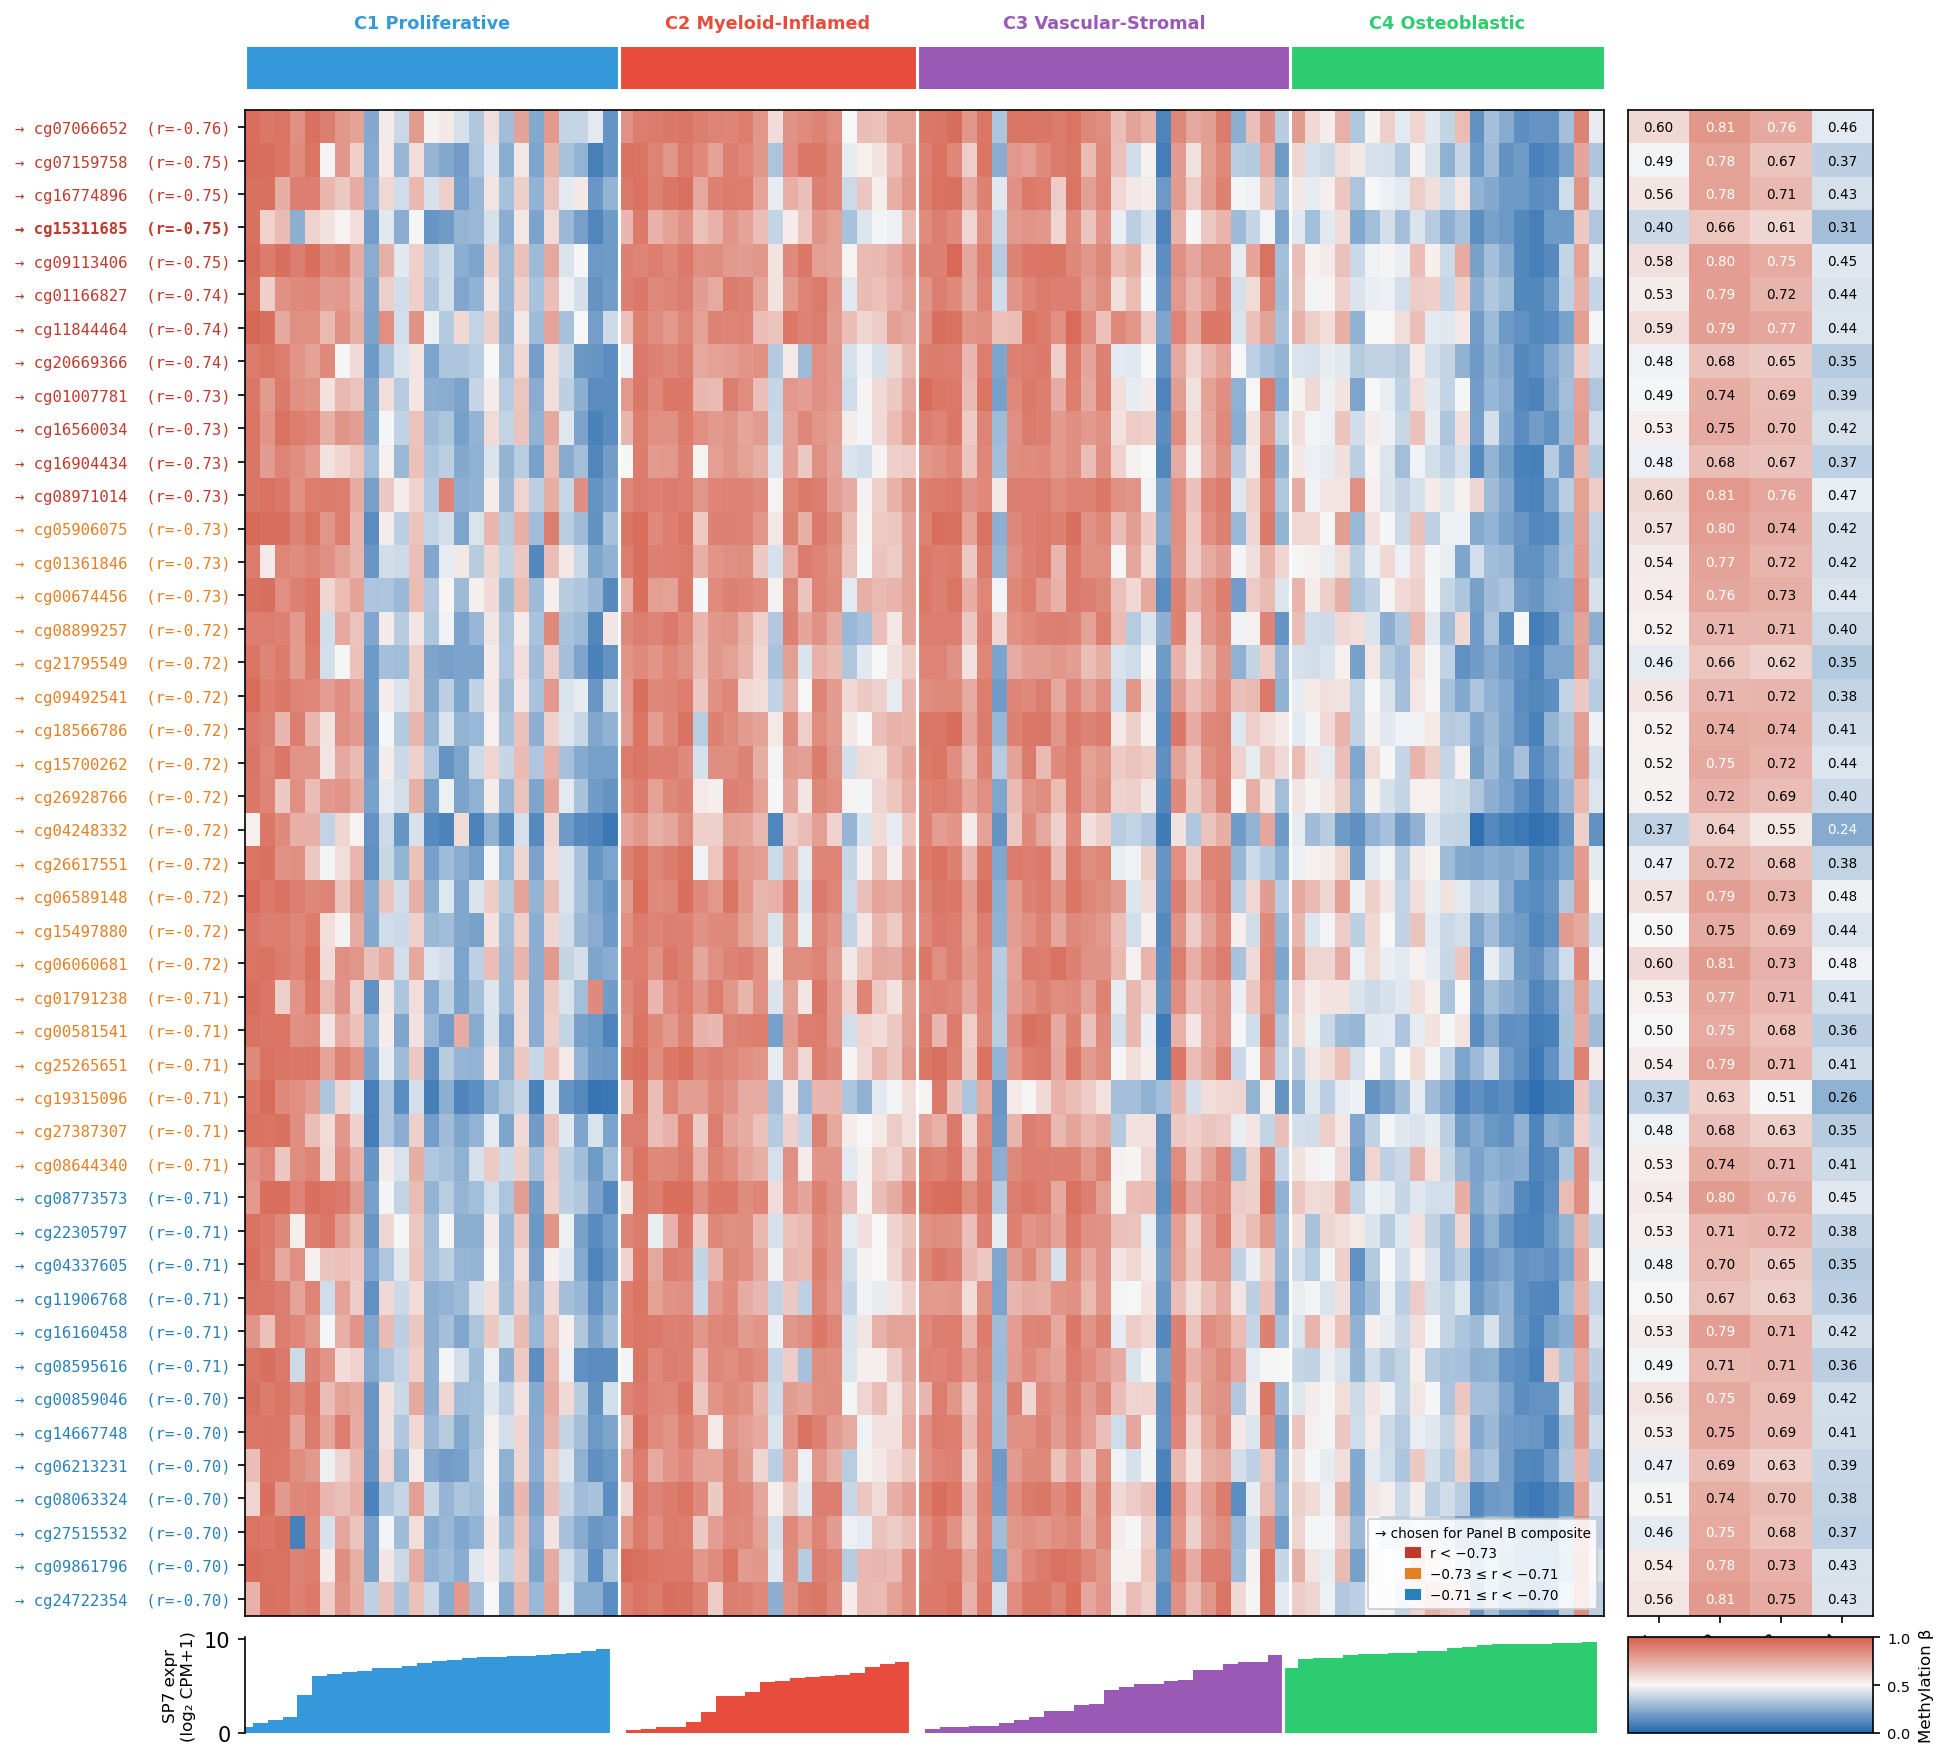

Write the Python code that produced this figure.
"""
SP7 promoter methylation landscape — SGH-OS cohort (Jia et al. 2022)
Heatmap of the top CpGs anti-correlated with SP7 expression,
samples sorted by cluster (C1→C4), with per-CpG Spearman r annotation.

Run from repo root:
    conda run -n biodiscoverygym python analysis/sp7_promoter_landscape.py
"""

import numpy as np
import pandas as pd
import matplotlib.pyplot as plt
import matplotlib.gridspec as gridspec
from matplotlib.colors import LinearSegmentedColormap
from scipy.stats import spearmanr

# ── paths ──────────────────────────────────────────────────────────────────
RAW_DIR = "data/external/os_jia2022"
OUT     = "analysis/sp7_promoter_landscape.png"
R_CUTOFF = -0.70          # keep only CpGs with r < this threshold

# ── load ───────────────────────────────────────────────────────────────────
meth = pd.read_parquet(f"{RAW_DIR}/methylation.parquet")
expr = pd.read_parquet(f"{RAW_DIR}/expression.parquet")
clin = pd.read_csv(f"{RAW_DIR}/OS_clinical.tsv", sep="\t", index_col=0)

common = meth.index.intersection(expr.index).intersection(clin.index)
meth, expr, clin = meth.loc[common], expr.loc[common], clin.loc[common]
sp7 = expr["SP7"].values

# ── find top SP7-correlated CpGs ───────────────────────────────────────────
corrs = {cpg: spearmanr(meth[cpg].values, sp7) for cpg in meth.columns}
cpg_df = pd.DataFrame(
    [(cpg, v.statistic, v.pvalue) for cpg, v in corrs.items()],
    columns=["cpg", "r", "p"]
).sort_values("r")

top_cpgs = cpg_df[cpg_df["r"] < R_CUTOFF]["cpg"].tolist()
print(f"CpGs with r < {R_CUTOFF}: {len(top_cpgs)}")

# ── sort samples: C1 → C4, within cluster by SP7 expression ───────────────
CLUSTER_ORDER = [1, 2, 3, 4]
CLUSTER_MAP   = {1: "C1 Proliferative", 2: "C2 Myeloid-Inflamed",
                 3: "C3 Vascular-Stromal", 4: "C4 Osteoblastic"}
COLOURS       = {1: "#3498db", 2: "#e74c3c", 3: "#9b59b6", 4: "#2ecc71"}

sample_order = []
for c in CLUSTER_ORDER:
    idx = clin[clin["mrna_cluster"] == c].index
    idx_sorted = idx[np.argsort(expr.loc[idx, "SP7"].values)]
    sample_order.extend(idx_sorted.tolist())

# ── build heatmap matrix ───────────────────────────────────────────────────
heatmap = meth.loc[sample_order, top_cpgs].T   # CpGs × samples

# ── per-CpG cluster means for annotation ──────────────────────────────────
cluster_means = {}
for c in CLUSTER_ORDER:
    idx = clin[clin["mrna_cluster"] == c].index
    cluster_means[c] = meth.loc[idx, top_cpgs].mean()

# ── plot ───────────────────────────────────────────────────────────────────
n_cpg = len(top_cpgs)
fig = plt.figure(figsize=(14, max(6, n_cpg * 0.28 + 2)))

gs = gridspec.GridSpec(
    3, 2,
    height_ratios=[0.35, n_cpg * 0.28, 0.8],
    width_ratios=[1, 0.18],
    hspace=0.04, wspace=0.03,
)

ax_bar   = fig.add_subplot(gs[0, 0])   # cluster colour bar
ax_heat  = fig.add_subplot(gs[1, 0])   # heatmap
ax_sp7   = fig.add_subplot(gs[2, 0])   # SP7 expression strip
ax_means = fig.add_subplot(gs[1, 1])   # per-cluster mean betas
ax_cbar  = fig.add_subplot(gs[2, 1])   # colorbar

# ── cluster colour bar ─────────────────────────────────────────────────────
bar_colours = [COLOURS[clin.loc[s, "mrna_cluster"]] for s in sample_order]
for xi, col in enumerate(bar_colours):
    ax_bar.add_patch(plt.Rectangle((xi, 0), 1, 1, color=col, lw=0))

# cluster labels centred
pos = 0
for c in CLUSTER_ORDER:
    n = (clin["mrna_cluster"] == c).sum()
    ax_bar.text(pos + n / 2, 1.35, CLUSTER_MAP[c],
                ha="center", va="bottom", fontsize=8.5,
                fontweight="bold", color=COLOURS[c])
    ax_bar.axvline(pos, color="white", lw=1.5)
    pos += n

ax_bar.set_xlim(0, len(sample_order))
ax_bar.set_ylim(0, 1)
ax_bar.axis("off")

# ── heatmap ────────────────────────────────────────────────────────────────
cmap = LinearSegmentedColormap.from_list(
    "meth", ["#2166ac", "#f7f7f7", "#d6604d"], N=256
)
im = ax_heat.imshow(
    heatmap.values, aspect="auto", cmap=cmap,
    vmin=0, vmax=1, interpolation="nearest",
)

ax_heat.set_yticks(range(n_cpg))
# All 45 CpGs are used in Panel B composite — all get arrows
ax_heat.set_yticklabels(
    [f"→ {cpg}  (r={corrs[cpg].statistic:.2f})" for cpg in top_cpgs],
    fontsize=7.5, family="monospace",
)
# Colour labels by correlation strength:
#   r < -0.73  → dark red  (strongest)
#   -0.73–-0.71 → orange
#   r >= -0.71 → steel blue
TIER_COLOURS = {
    "strong":   "#c0392b",   # dark red
    "moderate": "#e67e22",   # orange
    "weak":     "#2980b9",   # steel blue
}
labels = ax_heat.get_yticklabels()
for i, cpg in enumerate(top_cpgs):
    r_val = corrs[cpg].statistic
    if r_val < -0.73:
        col = TIER_COLOURS["strong"]
    elif r_val < -0.71:
        col = TIER_COLOURS["moderate"]
    else:
        col = TIER_COLOURS["weak"]
    labels[i].set_color(col)
    if cpg == "cg15311685":
        labels[i].set_fontweight("bold")
        labels[i].set_color(TIER_COLOURS["strong"])

ax_heat.set_xticks([])
ax_heat.set_xlabel("")

# tier legend (top-right corner of heatmap)
import matplotlib.patches as mpatches
tier_patches = [
    mpatches.Patch(color=TIER_COLOURS["strong"],   label="r < −0.73"),
    mpatches.Patch(color=TIER_COLOURS["moderate"], label="−0.73 ≤ r < −0.71"),
    mpatches.Patch(color=TIER_COLOURS["weak"],     label="−0.71 ≤ r < −0.70"),
]
ax_heat.legend(handles=tier_patches, title="→ chosen for Panel B composite",
               title_fontsize=6.5, fontsize=6.5, loc="lower right",
               framealpha=0.85, borderpad=0.5, handlelength=1.0)

# cluster dividers
pos = 0
for c in CLUSTER_ORDER[:-1]:
    pos += (clin["mrna_cluster"] == c).sum()
    ax_heat.axvline(pos - 0.5, color="white", lw=1.5)

# colorbar — placed in bottom-right cell
cbar = fig.colorbar(im, cax=ax_cbar, orientation="vertical")
cbar.set_label("Methylation β", fontsize=8)
cbar.ax.tick_params(labelsize=7)

# ── SP7 expression strip ───────────────────────────────────────────────────
sp7_vals = expr.loc[sample_order, "SP7"].values
ax_sp7.bar(range(len(sample_order)), sp7_vals,
           color=bar_colours, width=1.0, linewidth=0)
pos = 0
for c in CLUSTER_ORDER[:-1]:
    pos += (clin["mrna_cluster"] == c).sum()
    ax_sp7.axvline(pos - 0.5, color="white", lw=1.5)
ax_sp7.set_xlim(0, len(sample_order))
ax_sp7.set_ylabel("SP7 expr\n(log₂ CPM+1)", fontsize=8)
ax_sp7.set_xticks([])
ax_sp7.spines[["top", "right", "bottom"]].set_visible(False)

# ── per-cluster mean betas (dot plot) ─────────────────────────────────────
mean_mat = np.array([[cluster_means[c][cpg] for c in CLUSTER_ORDER]
                     for cpg in top_cpgs])

ax_means.imshow(mean_mat, aspect="auto", cmap=cmap, vmin=0, vmax=1,
                interpolation="nearest")
ax_means.set_xticks(range(len(CLUSTER_ORDER)))
ax_means.set_xticklabels([f"C{c}" for c in CLUSTER_ORDER],
                          fontsize=8, rotation=45, ha="right")
ax_means.set_yticks([])
ax_means.set_title("")

# annotate mean values
for ri in range(n_cpg):
    for ci, c in enumerate(CLUSTER_ORDER):
        val = mean_mat[ri, ci]
        ax_means.text(ci, ri, f"{val:.2f}", ha="center", va="center",
                      fontsize=6.5,
                      color="white" if (val < 0.25 or val > 0.75) else "black")

plt.savefig(OUT, dpi=150, bbox_inches="tight")
print(f"Saved → {OUT}")
